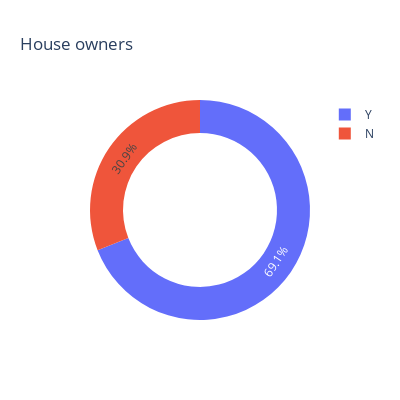

Notebook source saved alongside this figure:
### Code cell
px.pie(title='House owners',
       names=application_test.FLAG_OWN_REALTY.value_counts().index,
       values=application_test.FLAG_OWN_REALTY.value_counts().values,
       hole=0.7,
       width=400,
       height=400)

### Figure 1 — Plotly figure (JSON) as saved in the notebook; plotly's stock layout.template omitted (floating-point values rounded to 4 significant figures)
{"data": [{"domain": {"x": [0, 1], "y": [0, 1]}, "hole": 0.7, "hovertemplate": "label=%{label}<br>value=%{value}<extra></extra>", "labels": ["Y", "N"], "legendgroup": "", "name": "", "showlegend": true, "type": "pie", "values": [33658, 15086]}], "layout": {"height": 400, "legend": {"tracegroupgap": 0}, "title": {"text": "House owners"}, "width": 400}}
